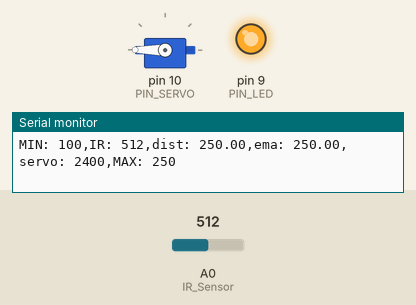
This sketch was run on a simulated Arduino Uno, built with avr-gcc and run on an emulated ATmega328P. On the bench: servo, output pins drawn as LEDs (lit = HIGH), the last lines printed to the serial monitor. Inputs (shaded band) come from the test bench; at power-on: A0 (IR_Sensor) = 512.

Above: at 1.2 s.
1.3 s: A0 (IR_Sensor) set to 361
2.8 s: A0 (IR_Sensor) set to 329
At 3.9 s:
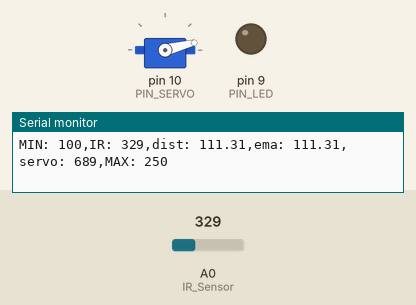
4.4 s: A0 (IR_Sensor) set to 306
At 5.6 s:
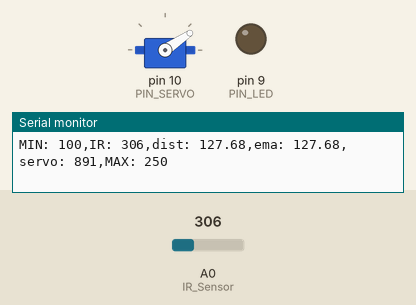
6.0 s: A0 (IR_Sensor) set to 240
At 7.3 s:
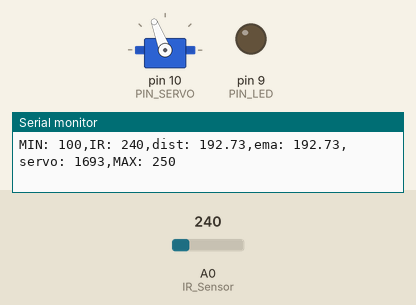
7.6 s: A0 (IR_Sensor) set to 122
At 9.0 s:
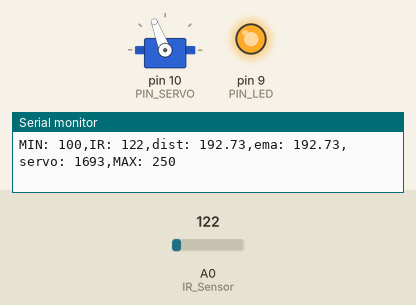
Timing chart, 0 to 10.1 s (numbered marks = the images above; inputs shaded):
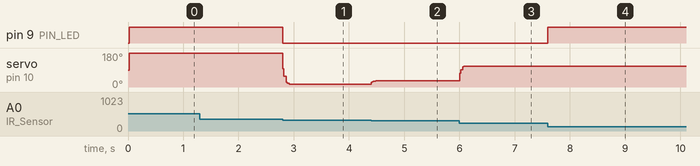

Measured:
- the behaviour switches between 348 and 347 on A0 (IR_Sensor) (found by bisection; images 0 and 1)
- after the input at 2.8 s, pin 9 (PIN_LED): HIGH → LOW at once; servo on pin 10 (PIN_SERVO): 180° → 14° at once
- after the input at 4.4 s, servo on pin 10 (PIN_SERVO): 14° → 33° at once, → 34° 0.14 s later
- after the input at 6.0 s, servo on pin 10 (PIN_SERVO): 34° → 111° at once
- after the input at 7.6 s, pin 9 (PIN_LED): LOW → HIGH at once

The sketch:

17_example_1.ino
```cpp
#include <Servo.h>

// Arduino pin assignment
#define PIN_LED 9
#define PIN_POTENTIOMETER 3 // Potentiometer at Pin A3

// Add IR Sensor Definition Here !!!
#define IR_Sensor 0
#define PIN_SERVO 10

#define _DUTY_MIN 550   // servo full clock-wise position (0 degree)
#define _DUTY_NEU 1475 // servo neutral position (90 degree)
#define _DUTY_MAX 2400 // servo full counter-clockwise position (180 degree)

#define DIST_MIN 100
#define DIST_MAX 250

#define LOOP_INTERVAL 20  // Loop Interval (unit: msec)
#define _EMA_ALPHA 0.5

Servo myservo;
unsigned long last_loop_time ;   // unit: msec

float dist;
float dist_prev = DIST_MAX;
float dist_ema = DIST_MAX;

void setup()
{
  myservo.attach(PIN_SERVO);
  myservo.writeMicroseconds(_DUTY_NEU);
  pinMode(PIN_LED, OUTPUT);

  Serial.begin(1000000);
}

void loop()
{
  unsigned long time_curr = millis();
  int duty, a_value;

  // wait until next event time
  if (time_curr < (last_loop_time + LOOP_INTERVAL))
    return;
  last_loop_time += LOOP_INTERVAL;

  // Read IR Sensor value !!!
  a_value = analogRead(IR_Sensor);

  // Convert IR sensor value into distance !!!
  dist = (6762.0/(a_value-9.0)-4.0)*10.0-60.0;

  // we need distance range filter here !!!
  if(dist >= DIST_MIN && dist <= DIST_MAX){
    digitalWrite(PIN_LED, 0);
    dist_prev = dist;
  }
  else if(dist < DIST_MIN){
    digitalWrite(PIN_LED,1); //LED OFF
    dist = dist_prev;
  }
  else{
    digitalWrite(PIN_LED,1);
    dist = dist_prev;
  }
  // we need EMA filter here !!!
  dist_ema = (1 - _EMA_ALPHA)*dist_ema + dist*_EMA_ALPHA;
  duty = int (1850.0 * (dist_ema - 100.0)/150 + 550); //0~1023 -> 550~2400
  //myservo.writeMicroseconds(duty);

  if(dist_ema > DIST_MIN && dist_ema < DIST_MAX){
    myservo.writeMicroseconds(duty);
  }
  else if(dist_ema <= DIST_MIN){
    myservo.writeMicroseconds(_DUTY_MIN);
  }
  else{
    myservo.writeMicroseconds(_DUTY_MAX);
    dist = DIST_MAX;
  }

  // print IR sensor value, distnace, duty !!!

  Serial.print("MIN: ");  Serial.print(DIST_MIN);
  Serial.print(",IR: ");  Serial.print(a_value);
  Serial.print(",dist: ");  Serial.print(dist);
  Serial.print(",ema: ");  Serial.print(dist_ema);
  Serial.print(",servo: ");  Serial.print(duty);
  Serial.print(",MAX: ");  Serial.print(DIST_MAX);
  Serial.println("");
}
```
